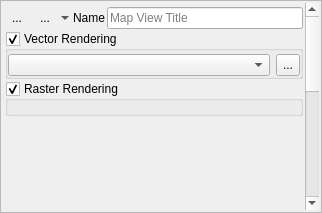
<?xml version="1.0" encoding="UTF-8"?>
<ui version="4.0">
 <class>Frame</class>
 <widget class="QFrame" name="Frame">
  <property name="geometry">
   <rect>
    <x>0</x>
    <y>0</y>
    <width>322</width>
    <height>213</height>
   </rect>
  </property>
  <property name="sizePolicy">
   <sizepolicy hsizetype="Preferred" vsizetype="Preferred">
    <horstretch>0</horstretch>
    <verstretch>0</verstretch>
   </sizepolicy>
  </property>
  <property name="maximumSize">
   <size>
    <width>16777215</width>
    <height>16777215</height>
   </size>
  </property>
  <property name="windowTitle">
   <string>Frame</string>
  </property>
  <property name="frameShape">
   <enum>QFrame::StyledPanel</enum>
  </property>
  <property name="frameShadow">
   <enum>QFrame::Raised</enum>
  </property>
  <layout class="QVBoxLayout" name="verticalLayout">
   <property name="spacing">
    <number>2</number>
   </property>
   <property name="sizeConstraint">
    <enum>QLayout::SetMinAndMaxSize</enum>
   </property>
   <property name="leftMargin">
    <number>2</number>
   </property>
   <property name="topMargin">
    <number>2</number>
   </property>
   <property name="rightMargin">
    <number>2</number>
   </property>
   <property name="bottomMargin">
    <number>2</number>
   </property>
   <item>
    <widget class="QScrollArea" name="scrollArea">
     <property name="sizePolicy">
      <sizepolicy hsizetype="Preferred" vsizetype="Preferred">
       <horstretch>0</horstretch>
       <verstretch>0</verstretch>
      </sizepolicy>
     </property>
     <property name="frameShape">
      <enum>QFrame::NoFrame</enum>
     </property>
     <property name="verticalScrollBarPolicy">
      <enum>Qt::ScrollBarAlwaysOn</enum>
     </property>
     <property name="horizontalScrollBarPolicy">
      <enum>Qt::ScrollBarAlwaysOff</enum>
     </property>
     <property name="widgetResizable">
      <bool>true</bool>
     </property>
     <widget class="QWidget" name="scrollAreaWidgetContents">
      <property name="geometry">
       <rect>
        <x>0</x>
        <y>0</y>
        <width>299</width>
        <height>500</height>
       </rect>
      </property>
      <property name="sizePolicy">
       <sizepolicy hsizetype="Preferred" vsizetype="Preferred">
        <horstretch>2</horstretch>
        <verstretch>2</verstretch>
       </sizepolicy>
      </property>
      <property name="minimumSize">
       <size>
        <width>0</width>
        <height>500</height>
       </size>
      </property>
      <layout class="QVBoxLayout" name="verticalLayout_3">
       <property name="spacing">
        <number>2</number>
       </property>
       <property name="sizeConstraint">
        <enum>QLayout::SetNoConstraint</enum>
       </property>
       <property name="leftMargin">
        <number>2</number>
       </property>
       <property name="topMargin">
        <number>2</number>
       </property>
       <property name="rightMargin">
        <number>2</number>
       </property>
       <property name="bottomMargin">
        <number>2</number>
       </property>
       <item>
        <widget class="QFrame" name="btnBar">
         <property name="frameShape">
          <enum>QFrame::NoFrame</enum>
         </property>
         <property name="frameShadow">
          <enum>QFrame::Raised</enum>
         </property>
         <layout class="QHBoxLayout" name="horizontalLayout_2">
          <property name="spacing">
           <number>2</number>
          </property>
          <property name="leftMargin">
           <number>0</number>
          </property>
          <property name="topMargin">
           <number>0</number>
          </property>
          <property name="rightMargin">
           <number>0</number>
          </property>
          <property name="bottomMargin">
           <number>0</number>
          </property>
         </layout>
        </widget>
       </item>
       <item>
        <layout class="QHBoxLayout" name="horizontalLayout_3">
         <item>
          <widget class="QToolButton" name="btnToggleMapViewVisibility">
           <property name="sizePolicy">
            <sizepolicy hsizetype="Preferred" vsizetype="Preferred">
             <horstretch>0</horstretch>
             <verstretch>0</verstretch>
            </sizepolicy>
           </property>
           <property name="toolTip">
            <string>Toggle map view visibility</string>
           </property>
           <property name="text">
            <string>...</string>
           </property>
           <property name="icon">
            <iconset resource="resources.qrc">
             <normaloff>:/timeseriesviewer/icons/mapviewHidden.svg</normaloff>:/timeseriesviewer/icons/mapviewHidden.svg</iconset>
           </property>
           <property name="checkable">
            <bool>true</bool>
           </property>
           <property name="checked">
            <bool>false</bool>
           </property>
           <property name="popupMode">
            <enum>QToolButton::DelayedPopup</enum>
           </property>
           <property name="autoRaise">
            <bool>true</bool>
           </property>
          </widget>
         </item>
         <item>
          <widget class="QToolButton" name="btnToggleCrosshair">
           <property name="sizePolicy">
            <sizepolicy hsizetype="Preferred" vsizetype="Preferred">
             <horstretch>0</horstretch>
             <verstretch>0</verstretch>
            </sizepolicy>
           </property>
           <property name="minimumSize">
            <size>
             <width>40</width>
             <height>0</height>
            </size>
           </property>
           <property name="toolTip">
            <string>Show/hide crosshair</string>
           </property>
           <property name="text">
            <string>...</string>
           </property>
           <property name="icon">
            <iconset resource="resources.qrc">
             <normaloff>:/timeseriesviewer/icons/crosshair.svg</normaloff>:/timeseriesviewer/icons/crosshair.svg</iconset>
           </property>
           <property name="checkable">
            <bool>true</bool>
           </property>
           <property name="popupMode">
            <enum>QToolButton::MenuButtonPopup</enum>
           </property>
           <property name="autoRaise">
            <bool>true</bool>
           </property>
          </widget>
         </item>
         <item>
          <widget class="QLabel" name="label">
           <property name="text">
            <string>Name</string>
           </property>
          </widget>
         </item>
         <item>
          <widget class="QLineEdit" name="tbName">
           <property name="sizePolicy">
            <sizepolicy hsizetype="Preferred" vsizetype="Fixed">
             <horstretch>1</horstretch>
             <verstretch>0</verstretch>
            </sizepolicy>
           </property>
           <property name="text">
            <string/>
           </property>
           <property name="frame">
            <bool>true</bool>
           </property>
           <property name="placeholderText">
            <string>Map View Title</string>
           </property>
          </widget>
         </item>
        </layout>
       </item>
       <item>
        <widget class="QgsCollapsibleGroupBox" name="gbVectorRendering">
         <property name="sizePolicy">
          <sizepolicy hsizetype="Preferred" vsizetype="Minimum">
           <horstretch>0</horstretch>
           <verstretch>0</verstretch>
          </sizepolicy>
         </property>
         <property name="minimumSize">
          <size>
           <width>0</width>
           <height>0</height>
          </size>
         </property>
         <property name="title">
          <string>Vector Rendering</string>
         </property>
         <property name="checkable">
          <bool>true</bool>
         </property>
         <property name="checked">
          <bool>true</bool>
         </property>
         <layout class="QHBoxLayout" name="horizontalLayout">
          <property name="sizeConstraint">
           <enum>QLayout::SetDefaultConstraint</enum>
          </property>
          <property name="leftMargin">
           <number>0</number>
          </property>
          <property name="topMargin">
           <number>3</number>
          </property>
          <property name="rightMargin">
           <number>0</number>
          </property>
          <property name="bottomMargin">
           <number>0</number>
          </property>
          <item>
           <widget class="QgsMapLayerComboBox" name="cbQgsVectorLayer">
            <property name="enabled">
             <bool>true</bool>
            </property>
            <property name="sizePolicy">
             <sizepolicy hsizetype="Preferred" vsizetype="Preferred">
              <horstretch>1</horstretch>
              <verstretch>0</verstretch>
             </sizepolicy>
            </property>
            <property name="minimumSize">
             <size>
              <width>0</width>
              <height>0</height>
             </size>
            </property>
            <property name="allowEmptyLayer">
             <bool>true</bool>
            </property>
           </widget>
          </item>
          <item>
           <widget class="QToolButton" name="btnSetVectorStyle">
            <property name="enabled">
             <bool>true</bool>
            </property>
            <property name="sizePolicy">
             <sizepolicy hsizetype="Fixed" vsizetype="Preferred">
              <horstretch>0</horstretch>
              <verstretch>0</verstretch>
             </sizepolicy>
            </property>
            <property name="text">
             <string>...</string>
            </property>
           </widget>
          </item>
         </layout>
         <zorder>collapseButton</zorder>
         <zorder>cbQgsVectorLayer</zorder>
         <zorder>btnSetVectorStyle</zorder>
        </widget>
       </item>
       <item>
        <widget class="QgsCollapsibleGroupBox" name="gbRasterRendering">
         <property name="sizePolicy">
          <sizepolicy hsizetype="Preferred" vsizetype="Preferred">
           <horstretch>0</horstretch>
           <verstretch>0</verstretch>
          </sizepolicy>
         </property>
         <property name="minimumSize">
          <size>
           <width>0</width>
           <height>35</height>
          </size>
         </property>
         <property name="title">
          <string>Raster Rendering</string>
         </property>
         <property name="checkable">
          <bool>true</bool>
         </property>
         <property name="collapsed">
          <bool>false</bool>
         </property>
         <layout class="QVBoxLayout" name="verticalLayout_4">
          <property name="spacing">
           <number>0</number>
          </property>
          <property name="leftMargin">
           <number>0</number>
          </property>
          <property name="topMargin">
           <number>3</number>
          </property>
          <property name="rightMargin">
           <number>0</number>
          </property>
          <property name="bottomMargin">
           <number>0</number>
          </property>
         </layout>
        </widget>
       </item>
       <item>
        <spacer name="verticalSpacer_2">
         <property name="orientation">
          <enum>Qt::Vertical</enum>
         </property>
         <property name="sizeType">
          <enum>QSizePolicy::MinimumExpanding</enum>
         </property>
         <property name="sizeHint" stdset="0">
          <size>
           <width>0</width>
           <height>0</height>
          </size>
         </property>
        </spacer>
       </item>
      </layout>
     </widget>
    </widget>
   </item>
  </layout>
  <action name="actionToggleMapViewHidden">
   <property name="checkable">
    <bool>true</bool>
   </property>
   <property name="checked">
    <bool>false</bool>
   </property>
   <property name="enabled">
    <bool>true</bool>
   </property>
   <property name="icon">
    <iconset resource="resources.qrc">
     <normaloff>:/timeseriesviewer/icons/mapviewHidden.svg</normaloff>:/timeseriesviewer/icons/mapviewHidden.svg</iconset>
   </property>
   <property name="text">
    <string>Hide Map View</string>
   </property>
   <property name="toolTip">
    <string>Hide this map view</string>
   </property>
  </action>
  <action name="actionToggleCrosshairVisibility">
   <property name="checkable">
    <bool>true</bool>
   </property>
   <property name="checked">
    <bool>false</bool>
   </property>
   <property name="icon">
    <iconset resource="resources.qrc">
     <normaloff>:/timeseriesviewer/icons/crosshair.svg</normaloff>:/timeseriesviewer/icons/crosshair.svg</iconset>
   </property>
   <property name="text">
    <string>Show/hide Crosshair</string>
   </property>
   <property name="toolTip">
    <string>Show/hide a crosshair</string>
   </property>
  </action>
  <action name="actionSetCrosshairStyle">
   <property name="icon">
    <iconset resource="resources.qrc">
     <normaloff>:/timeseriesviewer/icons/symbology.svg</normaloff>:/timeseriesviewer/icons/symbology.svg</iconset>
   </property>
   <property name="text">
    <string>Set crosshair style</string>
   </property>
  </action>
  <action name="actionToggleVectorVisibility">
   <property name="checkable">
    <bool>true</bool>
   </property>
   <property name="checked">
    <bool>false</bool>
   </property>
   <property name="enabled">
    <bool>true</bool>
   </property>
   <property name="icon">
    <iconset resource="resources.qrc">
     <normaloff>:/timeseriesviewer/icons/mIconPolygonLayer.svg</normaloff>
     <normalon>:/timeseriesviewer/icons/mIconPolygonLayer.svg</normalon>:/timeseriesviewer/icons/mIconPolygonLayer.svg</iconset>
   </property>
   <property name="text">
    <string>Toogle vector overlay visibility</string>
   </property>
   <property name="toolTip">
    <string>Toogle the visibility of the overlayed vector file</string>
   </property>
  </action>
  <action name="actionToggleRasterVisibility">
   <property name="checkable">
    <bool>true</bool>
   </property>
   <property name="text">
    <string>toggleRasterVisibility</string>
   </property>
  </action>
  <action name="actionSetVectorStyle">
   <property name="icon">
    <iconset resource="resources.qrc">
     <normaloff>:/timeseriesviewer/icons/symbology.svg</normaloff>:/timeseriesviewer/icons/symbology.svg</iconset>
   </property>
   <property name="text">
    <string>Set Vector Style</string>
   </property>
   <property name="toolTip">
    <string>Sets the style of the selected vector layer.</string>
   </property>
  </action>
 </widget>
 <customwidgets>
  <customwidget>
   <class>QgsCollapsibleGroupBox</class>
   <extends>QGroupBox</extends>
   <header>qgscollapsiblegroupbox.h</header>
   <container>1</container>
  </customwidget>
  <customwidget>
   <class>QgsMapLayerComboBox</class>
   <extends>QComboBox</extends>
   <header>qgsmaplayercombobox.h</header>
  </customwidget>
 </customwidgets>
 <resources>
  <include location="resources.qrc"/>
 </resources>
 <connections/>
</ui>
